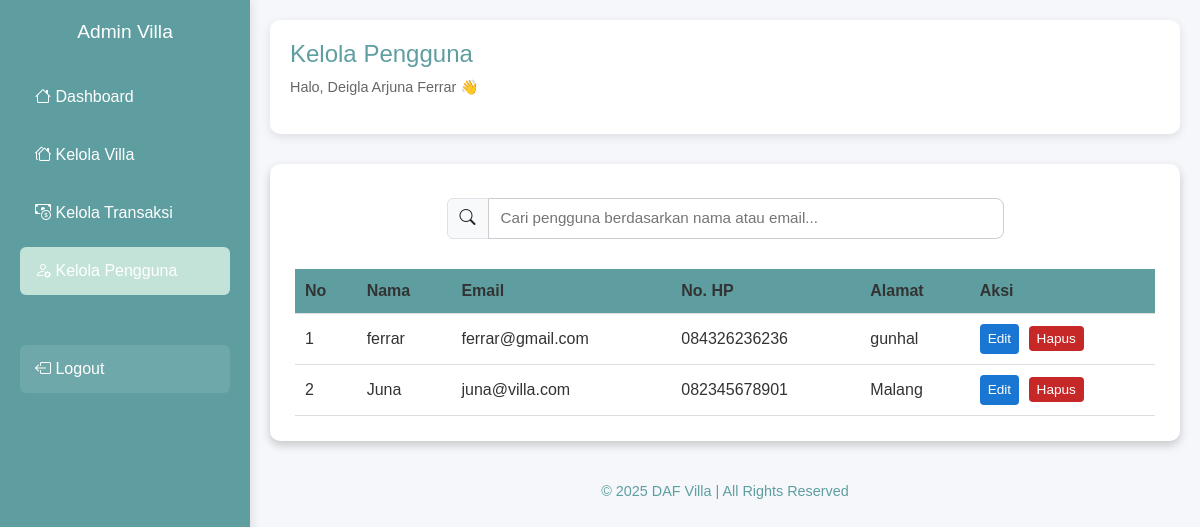
Screenshot of /admin/kelola_pengguna.php (signed in) with the database file from the repository.
### tables this page shows
CREATE TABLE `pengguna` (
  `id_pengguna` int(11) NOT NULL,
  `nama_pengguna` varchar(100) NOT NULL,
  `email` varchar(100) NOT NULL,
  `password` varchar(255) NOT NULL,
  `no_telp` varchar(20) DEFAULT NULL,
  `alamat` varchar(255) DEFAULT NULL,
  `created_at` timestamp NOT NULL DEFAULT current_timestamp()
);

### admin/kelola_pengguna.php (the view, shortened to what this page needs)
<?php
include '../config/koneksi.php';
$pengguna = mysqli_query($conn, "SELECT * FROM pengguna ORDER BY id_pengguna DESC");
?>
<!DOCTYPE html>
<html lang="id">
<head>
  <link href="https://cdn.jsdelivr.net/npm/bootstrap@5.3.8/dist/css/bootstrap.min.css" rel="stylesheet">
  <link rel="stylesheet" href="https://cdn.jsdelivr.net/npm/bootstrap-icons@1.13.1/font/bootstrap-icons.min.css">
</head>
<body>
  <div class="sidebar">
    <h2>Admin Villa</h2>
    <a href="dashboard.php"><i class="bi bi-house"></i> Dashboard</a>
    <a href="kelola_villa.php"><i class="bi bi-houses"></i> Kelola Villa</a>
    <a href="kelola_transaksi.php"><i class="bi bi-cash-coin"></i> Kelola Transaksi</a>
    <a href="kelola_pengguna.php" class="active" ><i class="bi bi-person-gear"></i> Kelola Pengguna</a>
    <a href="../logout.php" class="logout"><i class="bi bi-box-arrow-left"></i> Logout</a>
  </div>
  <div class="main-content">
    <header>
      <h1>Kelola Pengguna</h1>
      <p>Halo, <?= $_SESSION['nama_admin']; ?> 👋</p>
    </header>
    <div class="container">
            <h2>Daftar Pengguna Terdaftar</h2>
            <div class="input-group">
                <span class="input-group-text"><i class="bi bi-search" id="searchIcon"></i></span>
                <input type="text" id="searchInput"   placeholder="Cari pengguna berdasarkan nama atau email...">
            </div>
            <table id="penggunaTable">
                <thead>
                    <tr>
                        <th>No</th>
                        <th>Nama</th>
                        <th>Email</th>
                        <th>No. HP</th>
                        <th>Alamat</th>
                        <th>Aksi</th>
                    </tr>
                </thead>
                <tbody>
                    <?php if (mysqli_num_rows($pengguna) > 0): ?>
                        <?php $no = 1;
                        while ($p = mysqli_fetch_assoc($pengguna)): ?>
                            <tr>
                                <td><?= $no++ ?></td>
                                <td><?= htmlspecialchars($p['nama_pengguna']) ?></td>
                                <td><?= htmlspecialchars($p['email']) ?></td>
                                <td><?= $p['no_telp'] ?: '-' ?></td>
                                <td><?= $p['alamat'] ?: '-' ?></td>
                                <td>
                                    <button class="btn-edit" onclick="editPengguna(<?= htmlspecialchars(json_encode($p)) ?>)">Edit</button>
                                    <a href="?hapus=<?= $p['id_pengguna'] ?>" class="btn-hapus"
                                        onclick="return confirm('Hapus pengguna ini?')">Hapus</a>
                                </td>
                            </tr>
                        <?php endwhile; ?>
                    <?php else: ?>
                        <tr>
                            <td colspan="5" style="text-align:center;">Belum ada pengguna terdaftar.</td>
                        </tr>
                    <?php endif; ?>
                </tbody>
            </table>
        </div>
        <footer>
            © <?= date('Y') ?> DAF Villa | All Rights Reserved
        </footer>
    </div>
</body>
</html>

### admin/kelola_pengguna.php (style rules this page uses)
* { margin: 0; padding: 0; box-sizing: border-box; font-family: 'Poppins', sans-serif; }
body { background: #f5f7fa; color: #333; display: flex; min-height: 100vh; }
.sidebar { width: 250px; background: linear-gradient(135deg, #5F9EA0 0%, #5F9EA0 100%); color: white; height: 100vh; position: fixed; left: 0; top: 0; padding: 20px; box-shadow: 2px 0 10px rgba(0, 0, 0, 0.1); }
.sidebar h2 { text-align: center; margin-bottom: 30px; font-size: 1.2rem; }
.sidebar a { display: block; color: white; text-decoration: none; padding: 12px 15px; margin: 10px 0; border-radius: 6px; transition: 0.3s; }
.sidebar a:hover, .sidebar a.active { background: #c3e2d8ff; }
.sidebar .logout { background: rgba(255, 255, 255, 0.1); margin-top: 50px; }
.main-content { margin-left: 250px; width: calc(100% - 250px); padding: 20px; }
header { background: white; color: #333; padding: 20px; border-radius: 10px; box-shadow: 0 3px 10px rgba(0, 0, 0, 0.1); margin-bottom: 30px; }
header h1 { font-size: 1.5rem; color: #5F9EA0; }
header p { font-size: 0.9rem; color: #666; }
.container { width: 100%; margin: 0 auto; background: white; padding: 25px; border-radius: 10px; box-shadow: 0 4px 10px rgba(0, 0, 0, 0.2); }
h2 { color: #ffffff; text-align: center; margin-bottom: 20px; }
.input-group { display: flex; justify-content: center; text-align: center; margin-bottom: 30px; margin-top: -50px; }
.input-group input { width: 60%; padding: 8px 12px; border: 1px solid #ccc; border-radius: 8px; font-size: 0.95rem; outline: none; transition: 0.3s; }
table { width: 100%; border-collapse: collapse; margin-top: 10px; }
th, td { padding: 10px; border-bottom: 1px solid #ddd; text-align: left; }
th { background: #5F9EA0; }
.btn-hapus { background: #c62828; color: white; padding: 5px 8px; border-radius: 4px; text-decoration: none; font-size: 0.85rem; }
.btn-edit { background: #1976d2; color: white; padding: 5px 8px; border-radius: 4px; border: none; font-size: 0.85rem; cursor: pointer; margin-right: 5px; }
footer { text-align: center; color: #5F9EA0; margin-top: 40px; font-size: 0.9rem; }

### rows the page displays
pengguna: nama_pengguna "ferrar", email "ferrar@gmail.com", no_telp "084326236236", alamat "gunhal"
pengguna: nama_pengguna "Juna", email "juna@villa.com", no_telp "082345678901", alamat "Malang"

### other values shown
$_SESSION['nama_admin'] "Deigla Arjuna Ferrar"
